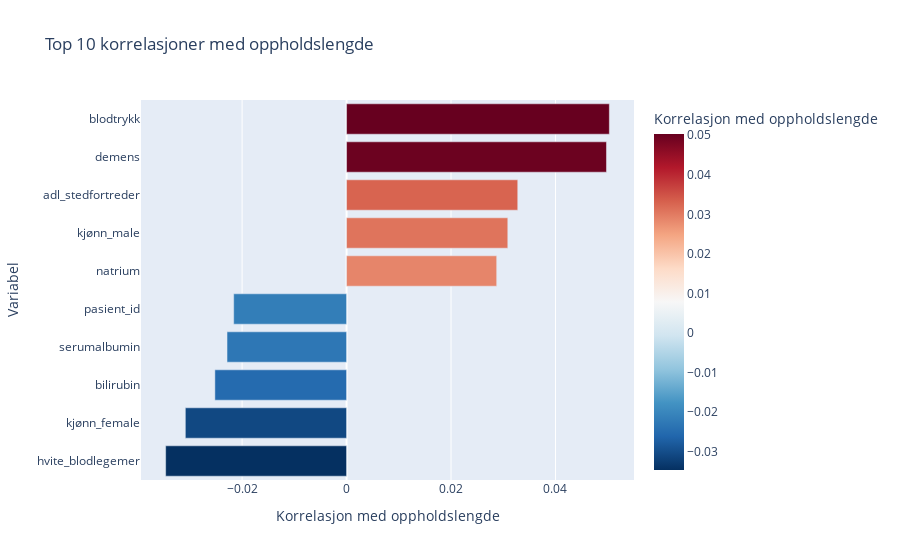

Here is the notebook cell this chart was saved with:
### Code cell
# Finner korrelasjon mellom andre variabler og oppholdslengde
corr_oppholdslengde = df_train.corr()["oppholdslengde"].sort_values()

# dropper korrelasjonen av oppholdslengde med seg selv (da den er 1) for tydeligere visualisering
corr_oppholdslengde = corr_oppholdslengde.drop("oppholdslengde")

# Velger de topp 5 mest negative korrelasjoner og topp 5 mest positive 
top_corr = pd.concat([corr_oppholdslengde.head(5), corr_oppholdslengde.tail(5)])

# Konverterer til en egen dataframe med kun variabel og korrelasjonsverdi
top_corr_df = top_corr.reset_index()
top_corr_df.columns = ["Variabel", "Korrelasjon med oppholdslengde"]

# Plotter horisontalt bar-plot
fig = px.bar(top_corr_df,
             x = "Korrelasjon med oppholdslengde",
             y = "Variabel",
             title = "Top 10 korrelasjoner med oppholdslengde",
             orientation = "h",
             color = "Korrelasjon med oppholdslengde",
             color_continuous_scale = "RdBu_r")

fig.show()

### Figure 1 — Plotly figure (JSON) as saved in the notebook; plotly's stock layout.template omitted (floating-point values rounded to 4 significant figures)
{"data": [{"alignmentgroup": "True", "hovertemplate": "Korrelasjon med oppholdslengde=%{marker.color}<br>Variabel=%{y}<extra></extra>", "legendgroup": "", "marker": {"color": [-0.03464, -0.03087, -0.02521, -0.02289, -0.02161, 0.02874, 0.03087, 0.03278, 0.04976, 0.05031], "coloraxis": "coloraxis", "pattern": {"shape": ""}}, "name": "", "offsetgroup": "", "orientation": "h", "showlegend": false, "textposition": "auto", "type": "bar", "x": [-0.03464, -0.03087, -0.02521, -0.02289, -0.02161, 0.02874, 0.03087, 0.03278, 0.04976, 0.05031], "xaxis": "x", "y": ["hvite_blodlegemer", "kjønn_female", "bilirubin", "serumalbumin", "pasient_id", "natrium", "kjønn_male", "adl_stedfortreder", "demens", "blodtrykk"], "yaxis": "y"}], "layout": {"barmode": "relative", "coloraxis": {"colorbar": {"title": {"text": "Korrelasjon med oppholdslengde"}}, "colorscale": [[0, "rgb(5,48,97)"], [0.1, "rgb(33,102,172)"], [0.2, "rgb(67,147,195)"], [0.3, "rgb(146,197,222)"], [0.4, "rgb(209,229,240)"], [0.5, "rgb(247,247,247)"], [0.6, "rgb(253,219,199)"], [0.7, "rgb(244,165,130)"], [0.8, "rgb(214,96,77)"], [0.9, "rgb(178,24,43)"], [1, "rgb(103,0,31)"]]}, "legend": {"tracegroupgap": 0}, "title": {"text": "Top 10 korrelasjoner med oppholdslengde"}, "xaxis": {"anchor": "y", "domain": [0, 1], "title": {"text": "Korrelasjon med oppholdslengde"}}, "yaxis": {"anchor": "x", "domain": [0, 1], "title": {"text": "Variabel"}}}}
